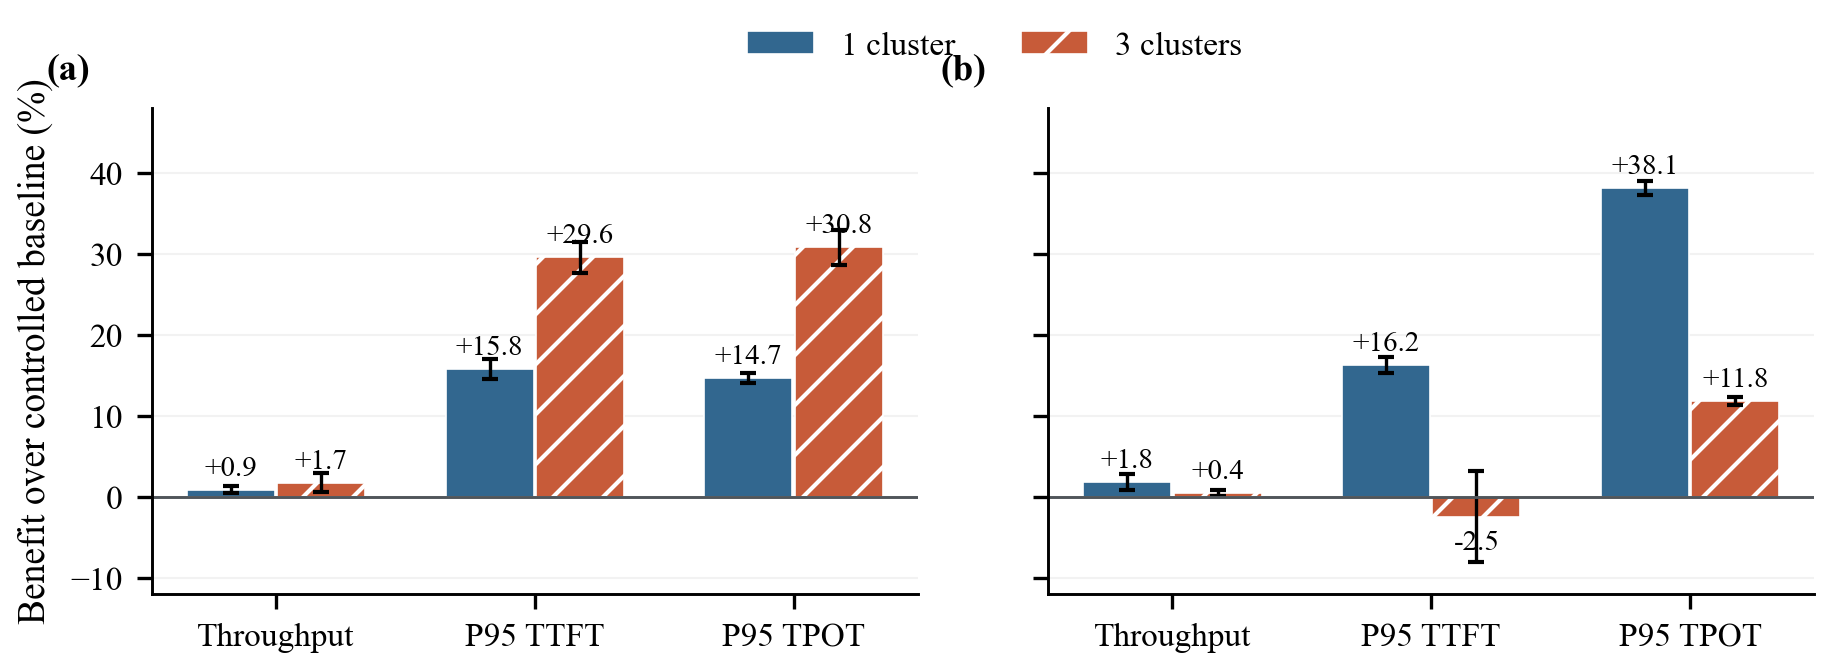

Python code for this plot:
"""Two distinct controlled comparisons; effects must not be added together."""

import matplotlib.pyplot as plt
import numpy as np

from common import HELIX, OURS, multiseed, panel, save


METRICS = ("output_throughput_tokens_per_s", "ttft_p95_s", "tpot_p95_s")


def benefit(before, after):
    return [(after[METRICS[0]] / before[METRICS[0]] - 1) * 100,
            (1 - after[METRICS[1]] / before[METRICS[1]]) * 100,
            (1 - after[METRICS[2]] / before[METRICS[2]]) * 100]


def main():
    fig, axes = plt.subplots(1, 2, figsize=(7.15, 2.7), sharey=True)
    x = np.arange(3)
    categories = ["Throughput", "P95 TTFT", "P95 TPOT"]
    for i, ax in enumerate(axes):
        for j, (s, color, hatch, label) in enumerate((
            ("single", HELIX, "", "1 cluster"),
            ("multi", OURS, "//", "3 clusters"),
        )):
            paired = []
            for seed in (0, 1, 2):
                before_name = ("dev_placement_helix_layout" if i == 0 else
                               "dev_scheduler_helix")
                after_name = ("dev_placement_final_layout" if i == 0 else
                              "dev_integrated")
                paired.append(benefit(multiseed(s, seed, before_name),
                                      multiseed(s, seed, after_name)))
            values = np.mean(paired, axis=0)
            errors = np.std(paired, axis=0, ddof=1)
            bars = ax.bar(x + (j - 0.5) * 0.35, values, 0.34,
                          color=color, hatch=hatch, edgecolor="white", linewidth=0.4,
                          label=label, yerr=errors,
                          error_kw={"elinewidth": 0.8, "capsize": 2})
            for bar, value in zip(bars, values):
                ax.annotate(f"{value:+.1f}",
                            (bar.get_x() + bar.get_width() / 2, value),
                            xytext=(0, 2 if value >= 0 else -3),
                            textcoords="offset points", ha="center",
                            va="bottom" if value >= 0 else "top", fontsize=7)
        ax.axhline(0, color="#50555A", linewidth=0.7)
        ax.set_xticks(x, categories)
        ax.set_ylim(-12, 48)
        ax.set_ylabel("Benefit over controlled baseline (%)" if i == 0 else "")
        ax.grid(axis="y", alpha=0.16, linewidth=0.5)
        ax.set_axisbelow(True)
        panel(ax, "ab"[i])
    axes[0].legend(frameon=False, loc="upper center", ncol=2,
                   bbox_to_anchor=(1.10, 1.22))
    fig.subplots_adjust(wspace=0.17, top=0.82, bottom=0.22)
    save(fig, "fig06_component_attribution")


if __name__ == "__main__":
    main()
